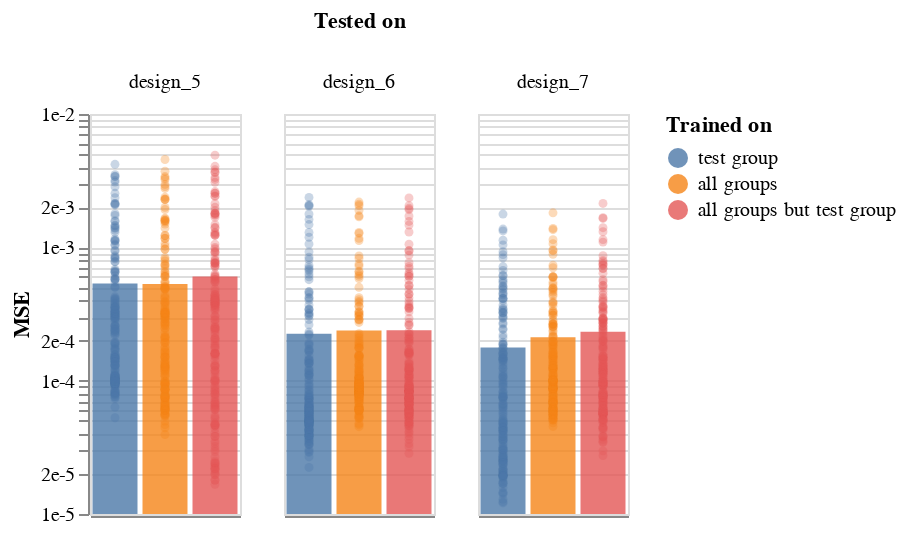

This figure's notebook cell:
### Markdown cell above
## 6. Plot results

### Code cell
df = pd.DataFrame(resultsList)
order = ['test group', 'all groups']
barChart = alt.Chart(df).mark_bar().encode(
    x=alt.X('Trained on:N', sort=order, title='', axis=alt.Axis(ticks=False, labels=False)),
    y=alt.Y('mean(mse):Q', scale=alt.Scale(type='log'), axis=alt.Axis(tickCount=8, format=".0e"), title='MSE'),
    color=alt.Color('Trained on:N', sort=order),
    opacity = alt.OpacityValue(0.8),
    tooltip='mean(mse):Q'
).properties(width=75, height=200)

scatter = alt.Chart(df).mark_circle(size=20).encode(
    x=alt.X('Trained on:N', title='', sort=order),
    y=alt.Y('mse:Q', scale=alt.Scale(type='log')),
    color=alt.Color('Trained on:N', sort=order),
    opacity = alt.OpacityValue(0.3),
    tooltip='mse:Q'
)

alt.layer(barChart, scatter, data=df).facet(
    column=alt.Column('Tested on:N'))

### Figure 1 — Vega-Lite specification as saved in the notebook (floating-point values rounded to 4 significant figures; data arrays with more than 128 entries replaced by an {"elided": "..."} marker saying what was removed)
{"config": {"view": {"continuousWidth": 400, "continuousHeight": 300}}, "data": {"name": "data-f91750801c394664e4f4b7f625338cc6"}, "facet": {"column": {"type": "nominal", "field": "Tested on"}}, "spec": {"layer": [{"mark": "bar", "encoding": {"color": {"type": "nominal", "field": "Trained on", "sort": ["test group", "all groups"]}, "opacity": {"value": 0.8}, "tooltip": {"type": "quantitative", "aggregate": "mean", "field": "mse"}, "x": {"type": "nominal", "axis": {"labels": false, "ticks": false}, "field": "Trained on", "sort": ["test group", "all groups"], "title": ""}, "y": {"type": "quantitative", "aggregate": "mean", "axis": {"format": ".0e", "tickCount": 8}, "field": "mse", "scale": {"type": "log"}, "title": "MSE"}}, "height": 200, "width": 75}, {"mark": {"type": "circle", "size": 20}, "encoding": {"color": {"type": "nominal", "field": "Trained on", "sort": ["test group", "all groups"]}, "opacity": {"value": 0.3}, "tooltip": {"type": "quantitative", "field": "mse"}, "x": {"type": "nominal", "field": "Trained on", "sort": ["test group", "all groups"], "title": ""}, "y": {"type": "quantitative", "field": "mse", "scale": {"type": "log"}}}}]}, "$schema": "https://vega.github.io/schema/vega-lite/v4.8.1.json", "datasets": {"data-f91750801c394664e4f4b7f625338cc6": {"elided": "1620 records"}}}
